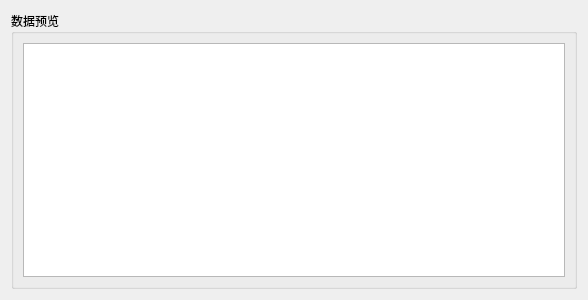
<?xml version="1.0" encoding="UTF-8"?>
<ui version="4.0">
 <class>Form</class>
 <widget class="QWidget" name="Form">
  <property name="geometry">
   <rect>
    <x>0</x>
    <y>0</y>
    <width>588</width>
    <height>300</height>
   </rect>
  </property>
  <property name="font">
   <font>
    <family>微软雅黑</family>
   </font>
  </property>
  <property name="windowTitle">
   <string>Form</string>
  </property>
  <layout class="QVBoxLayout" name="verticalLayout">
   <item>
    <widget class="QGroupBox" name="groupBox">
     <property name="title">
      <string>数据预览</string>
     </property>
     <layout class="QVBoxLayout" name="verticalLayout_2">
      <item>
       <widget class="QTableWidget" name="data_tableWidget">
        <property name="font">
         <font>
          <family>Consolas</family>
         </font>
        </property>
       </widget>
      </item>
     </layout>
    </widget>
   </item>
  </layout>
 </widget>
 <resources/>
 <connections/>
</ui>
